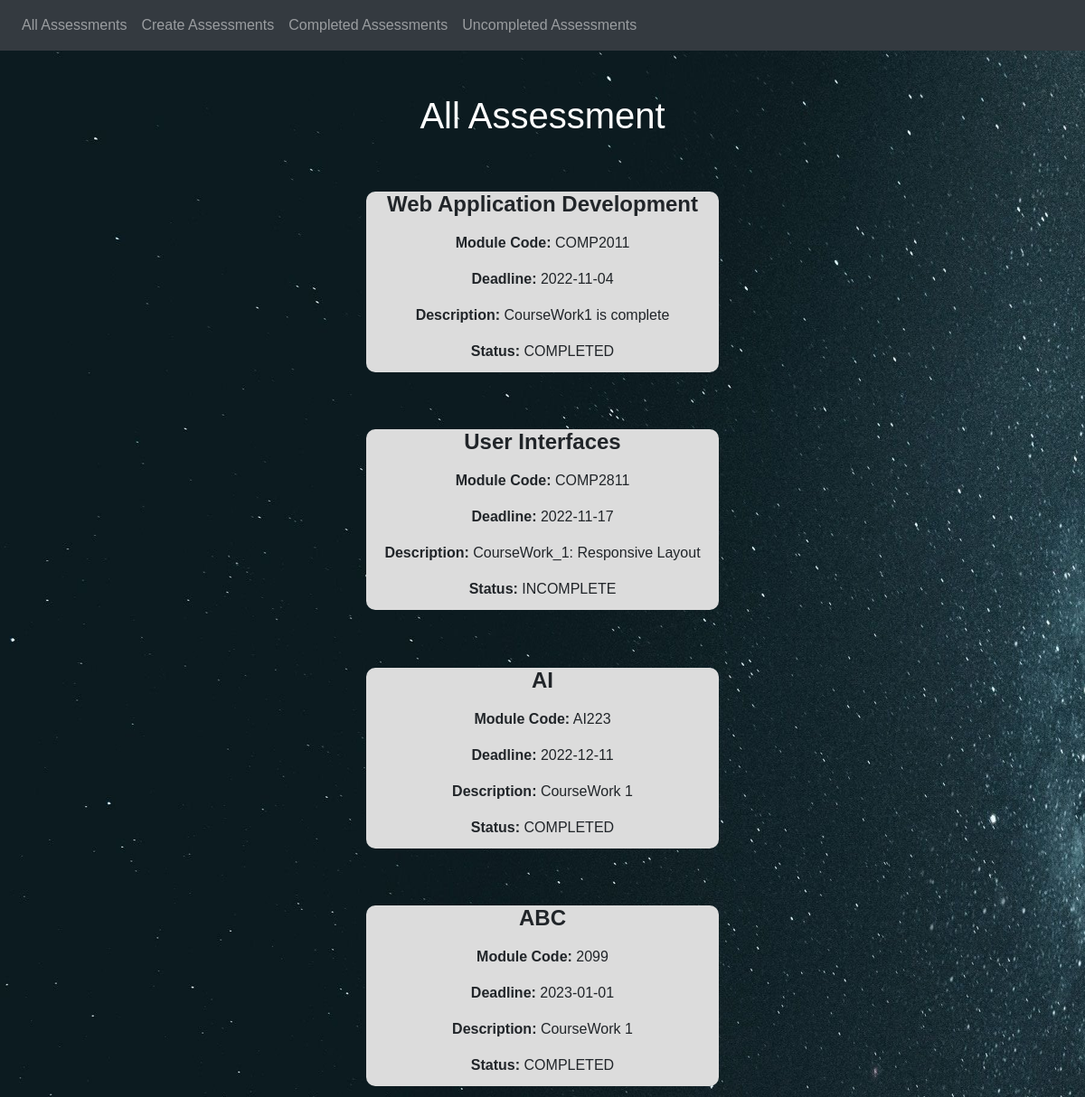
The page / on the database its author committed.
### app/models.py (models this page shows, shortened)
class ToDo(db.Model):
    __tablename__ = 'ToDo'
    id = db.Column(db.Integer, primary_key=True)
    title = db.Column(db.String(500), index=True, unique=True)
    module_code = db.Column(db.String, index = True, unique = True)
    deadline = db.Column(db.Date())
    description = db.Column(db.String)
    status = db.Column(db.String)

### app/views.py (the view)
@app.route('/')
def index():
    data = models.ToDo.query.all()
    return render_template('All_Assessment.html',
                           title='All Assessment',data = data)

### app/templates/All_Assessment.html (shortened to what this page needs)
{% extends "base.html" %}
 {% block content %}
<center>
<br> <br>
<h1>All Assessment</h1>
</center>
{% for item in data %}
<section class="course_data">
<div class = "row">
    <div class = "col">
        <h4><p><b> {{item.title}}</b> </p></h4>
        <p> <b>Module Code:</b> <td>{{item.module_code}}</p>
        <p> <b>Deadline:</b> <td>{{item.deadline}}</p>
        <p> <b>Description:</b> <td>{{item.description}}
        <p> <b>Status:</b> <td>{{item.status}}</p>
    </div>
    </div>
</section>
{% endfor %}
{% endblock %}

### app/templates/base.html (shortened to what this page needs)
<html>
  <head>
    <link rel="stylesheet" href="https://stackpath.bootstrapcdn.com/bootstrap/4.2.1/css/bootstrap.min.css">
 <link rel="stylesheet" href="{{ url_for('static', filename='css/style.css') }}">
  </head>
  <body class = "background">
	<nav class="navbar navbar-expand-sm navbar-dark bg-dark">
     <div class="collapse navbar-collapse" id="navbarSupportedContent">
       <ul class="navbar-nav mr-auto">
	<li class="nav-item"><a class="nav-link" href="/">All Assessments</a></li>
         <li class="nav-item"><a class="nav-link" href="/Create">Create Assessments</a></li>
         <li class="nav-item"><a class="nav-link" href="/complete">Completed Assessments</a></li>
         <li class="nav-item"><a class="nav-link" href="/incomplete">Uncompleted Assessments</a></li>
       </ul>
     </div>
   </nav>
        {% block content %}
        {% endblock %}
  </body>
</html>

### app/static/css/style.css (style rules this page uses)
* { margin: 0; padding: 0; font-family: 'Gowun Dodum', sans-serif; }
h1 { color: white; }
.course_data { width: 30%; margin: auto; text-align: center; padding-top: 50px; }
.row { margin-top: 0.5%; display: flex; justify-content: space-between; }
.col { width: 85px; height: 200px; flex-basis: 100px; background: #DCDCDC; border-radius: 10px; margin-bottom: 3%; box-sizing: border-box; transition: 0.5s; }
.background { background-image:url('/static/background.jpg'); background-size: 2000px 2000px; }

### rows shown on the page
ToDo: title "Web Application Development", module_code "COMP2011", deadline "2022-11-04", description "CourseWork1 is complete", status "COMPLETED"
ToDo: title "User Interfaces", module_code "COMP2811", deadline "2022-11-17", description "CourseWork_1: Responsive Layout", status "INCOMPLETE"
ToDo: title "AI", module_code "AI223", deadline "2022-12-11", description "CourseWork 1", status "COMPLETED"
ToDo: title "ABC", module_code "2099", deadline "2023-01-01", description "CourseWork 1", status "COMPLETED"
